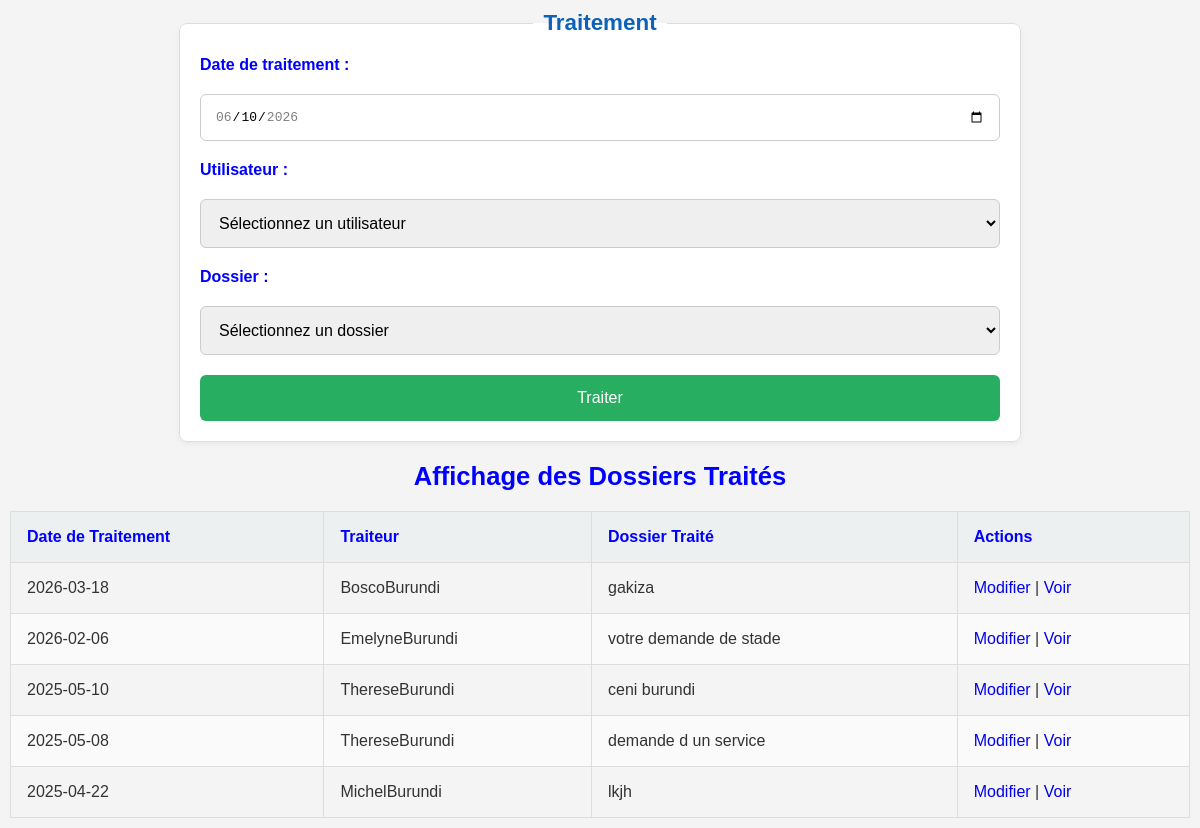
The app's page /traitement.php (signed in) with its own data.
### tables this page shows
CREATE TABLE `traitements` (
  `id_traitement` int(11) NOT NULL,
  `date_traitement` date NOT NULL,
  `id_utilisateur` int(11) NOT NULL,
  `id_dossier` int(11) NOT NULL
);

CREATE TABLE `utilisateurs` (
  `id_utilisateur` int(11) NOT NULL,
  `nom` varchar(255) NOT NULL,
  `prenom` varchar(255) NOT NULL,
  `telephone` varchar(20) NOT NULL,
  `email` varchar(255) NOT NULL,
  `username` varchar(50) NOT NULL,
  `password` varchar(255) NOT NULL,
  `role` varchar(50) NOT NULL,
  `created_at` timestamp NOT NULL DEFAULT current_timestamp()
);

CREATE TABLE `dossiers` (
  `id_dossier` int(11) NOT NULL,
  `nom` varchar(50) NOT NULL,
  `numero_reference` varchar(50) DEFAULT NULL,
  `date_envoi` date NOT NULL,
  `date_reception` date NOT NULL,
  `objet` varchar(255) NOT NULL,
  `id_destinateur` int(11) DEFAULT NULL,
  `id_utilisateur` int(11) DEFAULT NULL
);

### traitement.php (the view, shortened to what this page needs)
<?php
include "connexion.php";
$affiche = $conn->query("
    SELECT tr.date_traitement, user.username, dos.nom, tr.id_traitement
    FROM traitements AS tr
    JOIN utilisateurs AS user ON tr.id_utilisateur = user.id_utilisateur
    JOIN dossiers AS dos ON tr.id_dossier = dos.id_dossier
    ORDER BY tr.date_traitement DESC, tr.id_traitement DESC
");
?>
<!DOCTYPE html>
<html lang="fr">
<head>
</head>
<body>
    <fieldset>
        <legend>Traitement</legend>
        <form action="" method="POST">
            <label for="date">Date de traitement :</label>
            <input type="date" name="date_traitement" required value="<?php echo date('Y-m-d'); ?>" max="<?php echo date('Y-m-d'); ?>" min="<?php echo date('Y-m-d'); ?>">
            <label for="utilisateur">Utilisateur :</label>
            <select name="utilisateur" required>
                <option value="" disabled selected>Sélectionnez un utilisateur</option>
            </select>
            <label for="dossier">Dossier :</label>
            <select name="dossier" required>
                <option value="" disabled selected>Sélectionnez un dossier</option>
            </select>
            <button type="submit" name="valider">Traiter</button>
        </form>
    </fieldset>
    <h1>Affichage des Dossiers Traités</h1>
    <table>
        <thead>
            <tr>
                <th>Date de Traitement</th>
                <th>Traiteur</th>
                <th>Dossier Traité</th>
                <th>Actions</th>
            </tr>
        </thead>
        <tbody>
        <?php while ($destinateur = $affiche->fetch(PDO::FETCH_ASSOC)) { ?>
            <tr>
                <td><?php echo htmlspecialchars($destinateur["date_traitement"]); ?></td>
                <td><?php echo htmlspecialchars($destinateur['username']); ?></td>
                <td><?php echo htmlspecialchars($destinateur["nom"]); ?></td>
                <td>
                    <a href="modifie_traitement.php?mod=<?php echo $destinateur["id_traitement"]; ?>">Modifier</a> |
                    <a href="trater_fichier.php?traiter=<?php echo $destinateur["id_traitement"]; ?>">Voir</a>
                </td>
            </tr>
        <?php } ?>
        </tbody>
    </table>
</body>
</html>

### traitement.php (style rules this page uses)
body { font-family: Arial, sans-serif; background-color: #f4f4f4; margin: 0; padding: 10px; color: #333; }
fieldset { background: #fff; padding: 20px; margin: 0 auto 20px; max-width: 800px; border: 1px solid #ddd; border-radius: 8px; box-shadow: 0 2px 6px rgba(0,0,0,0.05); }
legend { font-size: 1.4em; font-weight: bold; color:hsl(210, 87.80%, 38.60%); padding: 0 10px; text-align: center; }
form { display: flex; flex-wrap: wrap; gap: 20px; }
form label { flex: 1 1 100%; font-weight: 600; }
form input[type="date"], form select, form button { flex: 1 1 100%; padding: 14px; font-size: 1em; border: 1px solid #ccc; border-radius: 6px; box-sizing: border-box; }
form button { background-color: #27ae60; color: #fff; border: none; cursor: pointer; transition: background 0.3s; }
h1 { text-align: center; margin: 20px 0; font-size: 1.6em; color: blue; }
label { color: blue; }
table { width: 100%; border-collapse: collapse; font-size: 1em; }
th, td { padding: 16px; border: 1px solid #ddd; text-align: left; }
th { background-color: #ecf0f1; font-weight: 600; color: blue; }
tr:nth-child(even) { background-color: #fafafa; }
a { text-decoration: none; font-weight: 500; }

### records on screen
traitements: date_traitement "2026-03-18", id_utilisateur.username "BoscoBurundi", id_dossier.nom "gakiza"
traitements: date_traitement "2026-02-06", id_utilisateur.username "EmelyneBurundi", id_dossier.nom "votre demande de stade"
traitements: date_traitement "2025-05-10", id_utilisateur.username "ThereseBurundi", id_dossier.nom "ceni burundi"
traitements: date_traitement "2025-05-08", id_utilisateur.username "ThereseBurundi", id_dossier.nom "demande d un service"
traitements: date_traitement "2025-04-22", id_utilisateur.username "MichelBurundi", id_dossier.nom "lkjh"
